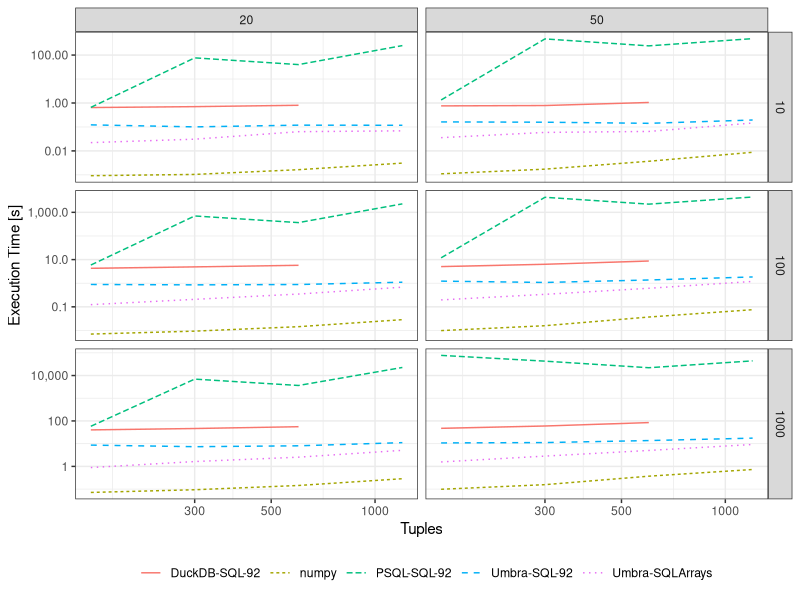

This chart was generated by the following R code:
if(!require(data.table)) { install.packages("data.table"); library(data.table) }
if(!require(magrittr)) { install.packages("magrittr"); library(magrittr) }
if(!require(tidyr)) { install.packages("tidyr"); library(tidyr) }
if(!require(ggplot2)) { install.packages("ggplot2"); library(ggplot2) }
if(!require("scales")) { install.packages("scales"); library("scales") }
theme_set(theme_bw())

# nn
umbrann = as.data.table(read.csv(file="gd_nn.csv",header=TRUE,sep = ","))[name!="Operator"]
numpynn = as.data.table(read.csv(file="numpy_nn.csv",header=TRUE,sep = ","))
duckdbnn = as.data.table(read.csv(file="duckdb_iris.csv",header=TRUE,sep = ","))
psqlnn  = as.data.table(read.csv(file="psql_nn.csv",header=TRUE,sep = ","))

data2nn  = rbind(umbrann[threads==8,c("name", "atts", "limit", "lr", "iter", "execution_time")], numpynn[,c("name", "atts", "limit", "lr", "iter", "execution_time")], duckdbnn[,c("name", "atts", "limit", "lr", "iter", "execution_time")], psqlnn[,c("name", "atts", "limit", "lr", "iter", "execution_time")])
iris = ggplot(data2nn, aes(x=limit, y=execution_time, color=name, linetype=name)) + facet_grid(iter~atts, scales = "free") +
  geom_line() + xlab("Tuples") + ylab("Execution Time [s]") + theme(legend.position = "bottom")+ labs(color='', linetype='') + scale_x_continuous(trans='log10') + scale_y_continuous(trans='log10', labels=comma)

ggsave("iris.pdf", device = cairo_pdf, plot = iris, units = "in", width = 8, height = 3)
